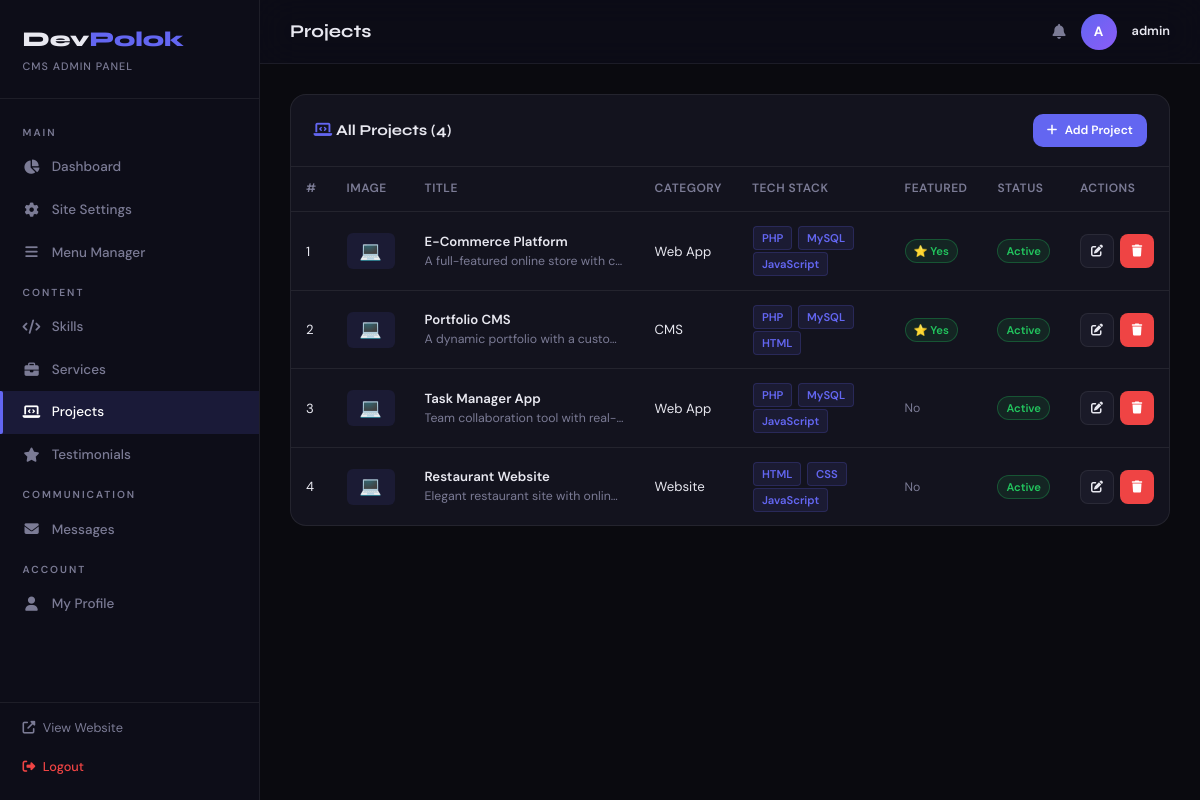
The page /devpolok/admin/projects.php (signed in) on the database its author committed.
### tables this page shows
CREATE TABLE IF NOT EXISTS projects (
    id INT AUTO_INCREMENT PRIMARY KEY,
    title VARCHAR(200) NOT NULL,
    description TEXT,
    tech_stack VARCHAR(500),
    category VARCHAR(100),
    image VARCHAR(255),
    live_url VARCHAR(500),
    github_url VARCHAR(500),
    is_featured TINYINT(1) DEFAULT 0,
    sort_order INT DEFAULT 0,
    is_active TINYINT(1) DEFAULT 1,
    created_at TIMESTAMP DEFAULT CURRENT_TIMESTAMP
);

### devpolok/config.php (called while the page is built, shortened)
<?php
function sanitize($input) {
    return htmlspecialchars(trim($input), ENT_QUOTES, 'UTF-8');
}

### devpolok/admin/projects.php (the view, shortened to what this page needs)
<?php
require_once 'includes/header.php';
$pdo = getDB();
$action = $_GET['action'] ?? $_POST['action'] ?? 'list';
$editData = null;
$projects = $pdo->query("SELECT * FROM projects ORDER BY sort_order ASC, created_at DESC")->fetchAll();
?>
<?php if ($action === 'add' || $action === 'edit'): ?>
<div class="card">
    <div class="card-header">
        <span class="card-title"><?= $action === 'edit' ? 'Edit Project' : 'Add New Project' ?></span>
        <a href="projects.php" class="btn btn-sm btn-secondary"><i class="fas fa-arrow-left"></i> Back</a>
    </div>
    <div class="card-body">
        <form method="POST" action="projects.php" enctype="multipart/form-data">
            <input type="hidden" name="action" value="save">
            <input type="hidden" name="id" value="<?= $editData['id'] ?? 0 ?>">
            <input type="hidden" name="current_image" value="<?= sanitize($editData['image'] ?? '') ?>">
            <div class="form-row">
                <div class="form-group">
                    <label class="form-label">Project Title *</label>
                    <input type="text" name="title" class="form-input" value="<?= sanitize($editData['title'] ?? '') ?>" required>
                </div>
                <div class="form-group">
                    <label class="form-label">Category</label>
                    <input type="text" name="category" class="form-input" value="<?= sanitize($editData['category'] ?? '') ?>" placeholder="Web App, Website, CMS...">
                </div>
            </div>
            <div class="form-group">
                <label class="form-label">Description</label>
                <textarea name="description" class="form-textarea" rows="4"><?= sanitize($editData['description'] ?? '') ?></textarea>
            </div>
            <div class="form-group">
                <label class="form-label">Tech Stack <span class="text-muted text-sm">(comma separated)</span></label>
                <input type="text" name="tech_stack" class="form-input" value="<?= sanitize($editData['tech_stack'] ?? '') ?>" placeholder="PHP, MySQL, JavaScript, Tailwind CSS">
            </div>
            <div class="form-row">
                <div class="form-group">
                    <label class="form-label">Live URL</label>
                    <input type="url" name="live_url" class="form-input" value="<?= sanitize($editData['live_url'] ?? '') ?>" placeholder="https://...">
                </div>
                <div class="form-group">
                    <label class="form-label">GitHub URL</label>
                    <input type="url" name="github_url" class="form-input" value="<?= sanitize($editData['github_url'] ?? '') ?>" placeholder="https://github.com/...">
                </div>
            </div>
            <div class="form-group">
                <label class="form-label">Project Screenshot</label>
                <?php if (!empty($editData['image'])): ?>
                <div class="img-preview-wrap">
                    <img src="<?= UPLOAD_URL . sanitize($editData['image']) ?>" class="img-preview show" id="preview-proj" style="width:200px;height:120px;object-fit:cover;">
                </div>
                <?php endif; ?>
                <input type="file" name="image" class="form-input img-file-input" data-preview="preview-proj" accept="image/*" style="margin-top:0.5rem">
                <img id="preview-proj" class="img-preview" style="width:200px;height:120px;object-fit:cover;margin-top:0.5rem">
            </div>
            <div class="form-row">
                <div class="form-group">
                    <label class="form-label">Sort Order</label>
                    <input type="number" name="sort_order" class="form-input" value="<?= (int)($editData['sort_order'] ?? 0) ?>">
                </div>
            </div>
            <div style="display:flex;gap:1.5rem;margin-bottom:1.5rem">
                <label class="toggle-switch">
                    <input type="checkbox" name="is_active" <?= ($editData['is_active'] ?? 1) ? 'checked' : '' ?>>
                    <span class="toggle-slider"></span>
                    <span class="toggle-label">Active (visible on site)</span>
                </label>
                <label class="toggle-switch">
                    <input type="checkbox" name="is_featured" <?= ($editData['is_featured'] ?? 0) ? 'checked' : '' ?>>
                    <span class="toggle-slider"></span>
                    <span class="toggle-label">Featured Project</span>
                </label>
            </div>
            <div style="display:flex;gap:0.75rem">
                <button type="submit" class="btn btn-primary"><i class="fas fa-save"></i> Save Project</button>
                <a href="projects.php" class="btn btn-secondary">Cancel</a>
            </div>
        </form>
    </div>
</div>
<?php else: ?>
<div class="card">
    <div class="card-header">
        <span class="card-title"><i class="fas fa-laptop-code" style="color:var(--primary)"></i> All Projects (<?= count($projects) ?>)</span>
        <a href="projects.php?action=add" class="btn btn-sm btn-primary"><i class="fas fa-plus"></i> Add Project</a>
    </div>
    <div class="table-wrap">
        <?php if (empty($projects)): ?>
        <div class="card-body text-muted">No projects yet. <a href="projects.php?action=add" style="color:var(--primary)">Add one!</a></div>
        <?php else: ?>
        <table>
            <thead>
                <tr>
                    <th>#</th>
                    <th>Image</th>
                    <th>Title</th>
                    <th>Category</th>
                    <th>Tech Stack</th>
                    <th>Featured</th>
                    <th>Status</th>
                    <th>Actions</th>
                </tr>
            </thead>
            <tbody>
                <?php foreach ($projects as $i => $p): ?>
                <tr>
                    <td><?= $i+1 ?></td>
                    <td>
                        <?php if ($p['image']): ?>
                        <img src="<?= UPLOAD_URL . sanitize($p['image']) ?>" class="table-img">
                        <?php else: ?><div class="table-placeholder">💻</div><?php endif; ?>
                    </td>
                    <td>
                        <div style="font-weight:600"><?= sanitize($p['title']) ?></div>
                        <div class="text-muted text-sm truncate"><?= sanitize(substr($p['description'],0,60)) ?>...</div>
                    </td>
                    <td><?= sanitize($p['category']) ?></td>
                    <td>
                        <?php foreach (array_slice(explode(',', $p['tech_stack']), 0, 3) as $t): ?>
                        <span class="badge-tag"><?= sanitize(trim($t)) ?></span>
                        <?php endforeach; ?>
                    </td>
                    <td><?= $p['is_featured'] ? '<span class="badge-active">⭐ Yes</span>' : '<span class="text-muted text-sm">No</span>' ?></td>
                    <td><?= $p['is_active'] ? '<span class="badge-active">Active</span>' : '<span class="badge-inactive">Hidden</span>' ?></td>
                    <td>
                        <div class="td-actions">
                            <a href="projects.php?action=edit&id=<?= $p['id'] ?>" class="btn btn-sm btn-secondary btn-icon" title="Edit"><i class="fas fa-edit"></i></a>
                            <form method="POST" action="projects.php" style="display:inline">
                                <button type="submit" class="btn btn-sm btn-danger btn-icon confirm-delete" title="Delete"><i class="fas fa-trash"></i></button>
                            </form>
                        </div>
                    </td>
                </tr>
                <?php endforeach; ?>
            </tbody>
        </table>
        <?php endif; ?>
    </div>
</div>
<?php endif; ?>
<?php require_once 'includes/footer.php'; ?>

### devpolok/admin/assets/admin.css (style rules this page uses)
:root { --primary: #6366f1; --primary-dark: #4f46e5; --accent: #f59e0b; --success: #22c55e; --danger: #ef4444; --warning: #f59e0b; --info: #06b6d4; --font-display: 'Syne', sans-serif; --font-body: 'DM Sans', sans-serif; --radius: 10px; --radius-lg: 16px; --transition: all 0.25s ease; --sidebar-width: 260px; }
[data-theme="dark"] { --bg: #0a0a0f; --bg-secondary: #0f0f18; --bg-card: #13131e; --bg-card-hover: #1a1a28; --border: rgba(255,255,255,0.07); --text: #e8e8f0; --text-muted: #7b7b95; --text-secondary: #b0b0c8; --sidebar-bg: #0d0d18; --topbar-bg: rgba(13, 13, 24, 0.9); --shadow: rgba(0,0,0,0.5); --input-bg: #0f0f18; }
* { box-sizing: border-box; margin: 0; padding: 0; }
html { font-size: 15px; }
body { font-family: var(--font-body); background: var(--bg); color: var(--text); line-height: 1.6; }
a { text-decoration: none; color: inherit; }
button { cursor: pointer; border: none; background: none; font-family: inherit; }
.card { background: var(--bg-card); border: 1px solid var(--border); border-radius: var(--radius-lg); overflow: hidden; }
.card-header { padding: 1.25rem 1.5rem; border-bottom: 1px solid var(--border); display: flex; align-items: center; justify-content: space-between; }
.card-title { font-family: var(--font-display); font-size: 1rem; font-weight: 700; }
.btn { display: inline-flex; align-items: center; gap: 0.5rem; padding: 0.65rem 1.25rem; border-radius: var(--radius); font-size: 0.88rem; font-weight: 600; transition: var(--transition); cursor: pointer; border: 1px solid transparent; font-family: var(--font-body); }
.btn-primary { background: var(--primary); color: white; }
.btn-danger { background: var(--danger); color: white; }
.btn-secondary { background: var(--bg-card-hover); color: var(--text); border-color: var(--border); }
.btn-sm { padding: 0.4rem 0.85rem; font-size: 0.8rem; }
.btn-icon { width: 34px; height: 34px; padding: 0; justify-content: center; border-radius: 8px; }
.table-wrap { overflow-x: auto; }
table { width: 100%; border-collapse: collapse; }
thead { border-bottom: 1px solid var(--border); }
thead th { padding: 0.85rem 1rem; text-align: left; font-size: 0.8rem; font-weight: 600; color: var(--text-muted); text-transform: uppercase; letter-spacing: 0.5px; white-space: nowrap; }
tbody tr { border-bottom: 1px solid var(--border); transition: background 0.15s; }
tbody td { padding: 0.85rem 1rem; font-size: 0.88rem; vertical-align: middle; }
tbody tr:last-child { border-bottom: none; }
.td-actions { display: flex; gap: 0.4rem; }
.table-placeholder { width: 48px; height: 36px; background: rgba(99,102,241,0.1); border-radius: 6px; display: flex; align-items: center; justify-content: center; font-size: 1.2rem; }
.badge-active { display: inline-block; background: rgba(34,197,94,0.1); color: var(--success); border: 1px solid rgba(34,197,94,0.3); padding: 2px 8px; border-radius: 20px; font-size: 0.75rem; font-weight: 600; }
.badge-tag { display: inline-block; background: rgba(99,102,241,0.1); color: var(--primary); border: 1px solid rgba(99,102,241,0.2); padding: 2px 8px; border-radius: 4px; font-size: 0.75rem; font-weight: 600; margin: 1px; }
.text-muted { color: var(--text-muted); }
.text-sm { font-size: 0.82rem; }
.truncate { white-space: nowrap; overflow: hidden; text-overflow: ellipsis; max-width: 200px; }

### rows shown on the page
projects: title "E-Commerce Platform", description "A full-featured online store with c…", category "Web App", tech_stack "PHP", tech_stack "MySQL", tech_stack "JavaScript", is_featured "⭐ Yes", is_active "Active"
projects: title "Portfolio CMS", description "A dynamic portfolio with a custo…", category "CMS", tech_stack "PHP", tech_stack "MySQL", tech_stack "HTML", is_featured "⭐ Yes", is_active "Active"
projects: title "Task Manager App", description "Team collaboration tool with real-…", category "Web App", tech_stack "PHP", tech_stack "MySQL", tech_stack "JavaScript", is_featured "No", is_active "Active"
projects: title "Restaurant Website", description "Elegant restaurant site with onlin…", category "Website", tech_stack "HTML", tech_stack "CSS", tech_stack "JavaScript", is_featured "No", is_active "Active"

### other values the page prints
$label "Dashboard Site Settings Menu Manager Skills Services Projects Testimonials Messages My Profile"
$pageTitle "Projects"
substr($_SESSION['admin_username'] ?? 'A', 0, 1) "A"
$_SESSION['admin_username'] "admin"
count($projects) "4"
